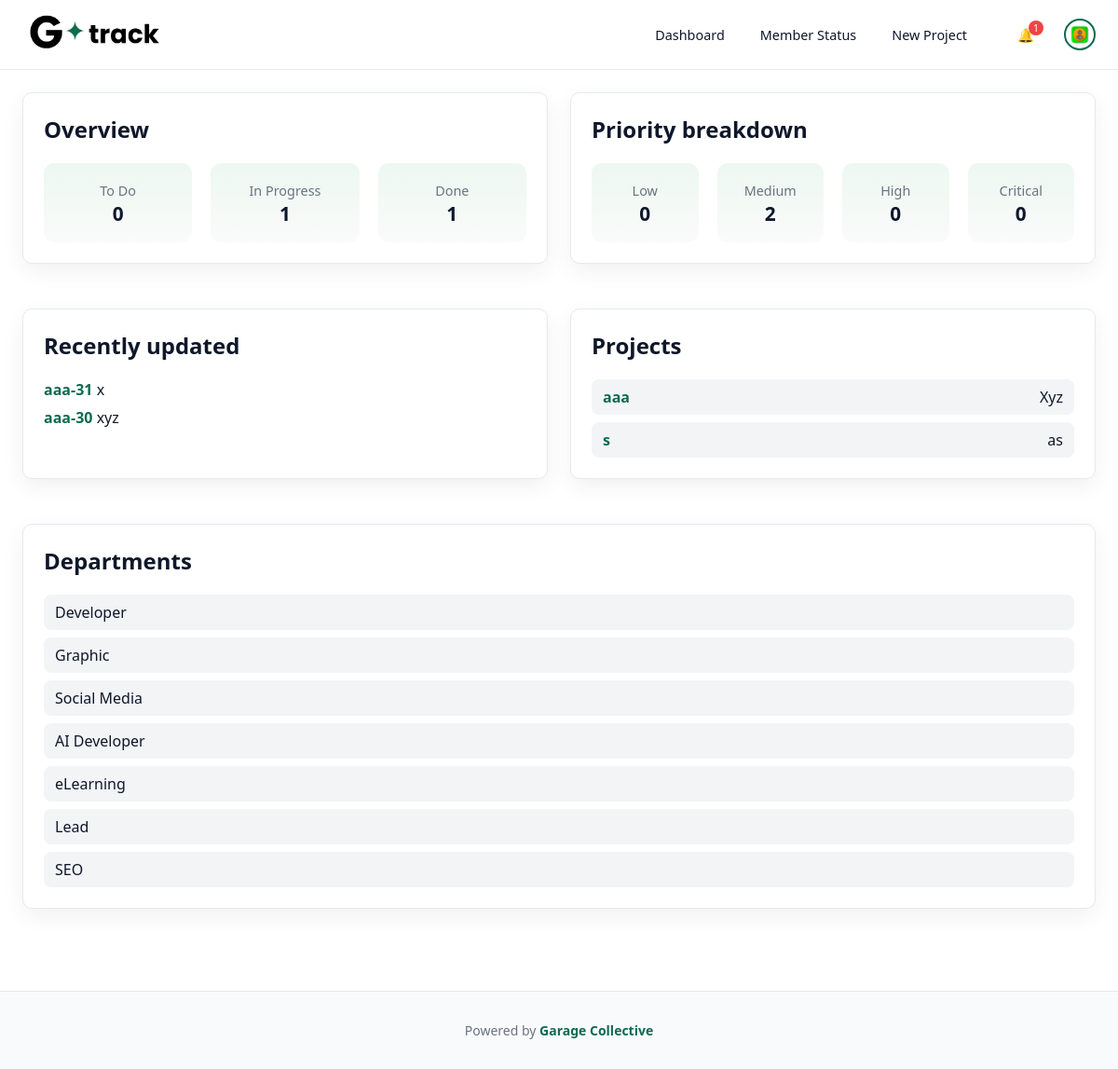
The app's page / (signed in) with its own data.
### board/models.py (models this page shows, shortened)
class Issue(models.Model):
    STATUS_CHOICES = [
        ("TODO", "To Do"),
        ("IN_PROGRESS", "In Progress"),
        ("DONE", "Done"),
    ]
    PRIORITY_CHOICES = [
        ("LOW", "Low"),
        ("MEDIUM", "Medium"),
        ("HIGH", "High"),
        ("CRITICAL", "Critical"),
    ]
    project = models.ForeignKey(Project, related_name="issues", on_delete=models.CASCADE)
    title = models.CharField(max_length=200)
    description = models.TextField(blank=True)
    status = models.CharField(max_length=20, choices=STATUS_CHOICES, default="TODO")
    priority = models.CharField(max_length=20, choices=PRIORITY_CHOICES, default="MEDIUM")
    assignee = models.ForeignKey(User, null=True, blank=True, on_delete=models.SET_NULL)
    members = models.ManyToManyField(
        User,
        related_name="issue_memberships",
        blank=True,
    )
    due_date = models.DateField(null=True, blank=True)
    show_on_board = models.BooleanField(
        default=True,
        help_text="If false the issue is hidden from the project's kanban columns but still visible in My Tasks and issue detail."
    )
    created_at = models.DateTimeField(auto_now_add=True)
    updated_at = models.DateTimeField(auto_now=True)
    class Meta:
        ordering = ["-created_at"]

class Project(models.Model):
    name = models.CharField(max_length=100)
    key = models.CharField(
        max_length=10,
        unique=True,                      # keep this if you want each key only once
        help_text="Short code, e.g. CRM",
    )
    description = models.TextField(blank=True)
    owner = models.ForeignKey(
        User,
        related_name="owned_projects",
        on_delete=models.CASCADE,
    )
    issue_date = models.DateField(null=True, blank=True)
    deadline_date = models.DateField(null=True, blank=True)
    sop = models.TextField(
        blank=True,
        help_text="Step-by-step SOP for this project.",
    )
    reference_url = models.URLField(
        blank=True,
        null=True,
        help_text="Optional: link to docs / design / folder for this project.",
    )
    members = models.ManyToManyField(
        User,
        related_name="projects",
        blank=True,
        help_text="Team members who can see this project.",
    )
    department = models.CharField(
        max_length=50,
        choices=Profile.DEPARTMENT_CHOICES,
        blank=True,
        null=True,
        help_text="Department this project belongs to",
    )
    created_at = models.DateTimeField(auto_now_add=True)
    class Meta:
        ordering = ["name"]

### board/views.py (the view)
# urls.py: path("", DashboardView.as_view(), name="dashboard"),
class DashboardView(LoginRequiredMixin, TemplateView):
    template_name = "board/dashboard.html"
    def get_context_data(self, **kwargs):
        ctx = super().get_context_data(**kwargs)
        user = self.request.user
        profile = getattr(user, "profile", None)
        if profile and profile.role == Profile.ROLE_BOSS:
            projects = Project.objects.all()
        else:
            projects = Project.objects.filter(
                Q(owner=user) | Q(members=user)
            ).distinct()
        ctx["projects"] = projects
        issues_qs = Issue.objects.filter(project__in=projects)
        ctx["issue_counts"] = {
            "todo": issues_qs.filter(status="TODO").count(),
            "in_progress": issues_qs.filter(status="IN_PROGRESS").count(),
            "done": issues_qs.filter(status="DONE").count(),
        }
        ctx["priority_counts"] = {
            "low": issues_qs.filter(priority="LOW").count(),
            "medium": issues_qs.filter(priority="MEDIUM").count(),
            "high": issues_qs.filter(priority="HIGH").count(),
            "critical": issues_qs.filter(priority="CRITICAL").count(),
        }
        ctx["recent_issues"] = (
            issues_qs.select_related("project", "assignee")
            .order_by("-updated_at")[:5]
        )
        ctx["profile"] = profile
        ctx["department_choices"] = Profile.DEPARTMENT_CHOICES
        return ctx

### board/context_processors.py (called while the page is built)
def user_issue_counts(request):
    if not request.user.is_authenticated:
        return {}
    today = timezone.localdate()
    overdue = Issue.objects.filter(
        assignee=request.user,
        due_date__lt=today
    ).exclude(status="DONE").count()
    open_issues = Issue.objects.filter(
        assignee=request.user
    ).exclude(status="DONE").count()
    return {
        "nav_overdue_count": overdue,
        "nav_open_issue_count": open_issues,
    }

def notifications_context(request):
    if request.user.is_authenticated:
        count = Notification.objects.filter(
            user=request.user,
            is_read=False
        ).count()
    else:
        count = 0
    return {"unread_notifications_count": count}

### board/templates/board/dashboard.html (shortened to what this page needs)
{% extends 'base.html' %}
{% block content %}
<div class="dashboard-grid">
  <div class="dashboard-row">
    <section class="card stats">
      <h2>Overview</h2>
      <div class="stats-row">
        <div class="stat">
          <span class="label">To Do</span>
          <span class="value">{{ issue_counts.todo }}</span>
        </div>
        <div class="stat">
          <span class="label">In Progress</span>
          <span class="value">{{ issue_counts.in_progress }}</span>
        </div>
        <div class="stat">
          <span class="label">Done</span>
          <span class="value">{{ issue_counts.done }}</span>
        </div>
      </div>
    </section>
    <section class="card">
      <h2>Priority breakdown</h2>
      <div class="stats-row">
        <div class="stat">
          <span class="label">Low</span>
          <span class="value">{{ priority_counts.low }}</span>
        </div>
        <div class="stat">
          <span class="label">Medium</span>
          <span class="value">{{ priority_counts.medium }}</span>
        </div>
        <div class="stat">
          <span class="label">High</span>
          <span class="value">{{ priority_counts.high }}</span>
        </div>
        <div class="stat">
          <span class="label">Critical</span>
          <span class="value">{{ priority_counts.critical }}</span>
        </div>
      </div>
    </section>
  </div>
  <div class="dashboard-row">
    <section class="card">
      <h2>Recently updated</h2>
      <ul class="project-list">
        {% for issue in recent_issues %}
          <li>
            <span class="project-key">{{ issue.project.key }}-{{ issue.id }}</span>
            <span class="project-name">{{ issue.title }}</span>
          </li>
        {% empty %}
          <li>No issues yet.</li>
        {% endfor %}
      </ul>
    </section>
    <section class="card">
      <h2>Projects</h2>
      {% if projects %}
        <ul class="project-list">
          {% for p in projects %}
            <li>
              <a href="{% url 'project_board' p.pk %}">
                <span class="project-key">{{ p.key }}</span>
                <span class="project-name">{{ p.name }}</span>
              </a>
            </li>
          {% endfor %}
        </ul>
      {% else %}
        {% if user.profile.role == "BOSS" or user.profile.role == "LEAD" %}
          <p>No projects yet. <a href="{% url 'project_create' %}">Create one.</a></p>
        {% else %}
          <p>No projects yet.</p>
        {% endif %}
      {% endif %}
    </section>
  </div>
  {% if profile.role == 'BOSS' %}
    <section class="card">
      <h2>Departments</h2>
      <ul class="project-list">
        {% for code, label in department_choices %}
          <li>
            <a href="{% url 'department_projects' code %}">
              {{ label }}
            </a>
          </li>
        {% endfor %}
      </ul>
    </section>
  {% endif %}
</div>
{% endblock %}

### static/css/style.css (style rules this page uses)
:root { --bg: #ffffff; --bg-elevated: #f8fafc; --card: #ffffff; --card-contrast: #f3f4f6; --accent: #0D6B50; --accent-soft: rgba(22, 163, 74, 0.08); --text: #0f172a; --muted: #6b7280; --danger: #ef4444; --border: #e6e9ee; --shadow: 0 8px 24px rgba(15, 23, 42, 0.06); }
* { box-sizing: border-box; }
body { margin: 0; font-family: system-ui, -apple-system, BlinkMacSystemFont, "Segoe UI", sans-serif; background: linear-gradient(180deg, #ffffff 0%, #f8fafc 100%); color: var(--text); -webkit-font-smoothing: antialiased; -moz-osx-font-smoothing: grayscale; }
a { color: var(--accent); text-decoration: none; }
.card { background: var(--card); border-radius: 0.75rem; padding: 1.25rem 1.5rem; border: 1px solid var(--border); box-shadow: var(--shadow); color: var(--text); }
.card h1, .card h2 { margin-top: 0; }
.dashboard-grid { display: flex; flex-direction: column; gap: 1.5rem; }
.dashboard-row { display: flex; gap: 1.5rem; }
.dashboard-row .card { flex: 1; display: flex; flex-direction: column; }
.stats-row { display: flex; gap: 1.25rem; }
.stat { flex: 1; padding: 1.1rem 1rem; border-radius: 0.7rem; background: linear-gradient(180deg, var(--accent-soft), rgba(250, 250, 250, 0.95)); display: flex; flex-direction: column; align-items: center; justify-content: center; text-align: center; min-height: 85px; }
.stat .label { font-size: 0.9rem; color: var(--muted); margin-bottom: 0.35rem; }
.stat .value { font-size: 1.3rem; font-weight: 800; line-height: 1; }
.project-list { list-style: none; margin: 0; padding: 0; }
.project-list li + li { margin-top: 0.5rem; }
.project-list a { display: flex; align-items: center; justify-content: space-between; padding: 0.5rem 0.75rem; border-radius: 0.5rem; background: var(--card-contrast); color: var(--text); }
.project-key { font-weight: 600; color: var(--accent); }
.project-name { color: var(--text); }
.card { padding: 20px; background: var(--card); border-radius: 10px; }
.card { margin-bottom: 1.5rem; }
.card { padding: 22px; }

### templates/base.html (style rules this page uses)
body { background: #ffffff !important; color: #111 !important; }

### records on screen
Issue: project.key "aaa", id "31", title "x"
Issue: project.key "aaa", id "30", title "xyz"
Project: key "aaa", name "Xyz"
Project: key "s", name "as"

### other values on screen
{{ unread_notifications_count }} "1"
{{ issue_counts.todo }} "0"
{{ issue_counts.in_progress }} "1"
{{ issue_counts.done }} "1"
{{ priority_counts.low }} "0"
{{ priority_counts.medium }} "2"
{{ priority_counts.high }} "0"
{{ priority_counts.critical }} "0"
{{ label }} "Developer" "Graphic" "Social Media" "AI Developer" "eLearning" "Lead" "SEO"
